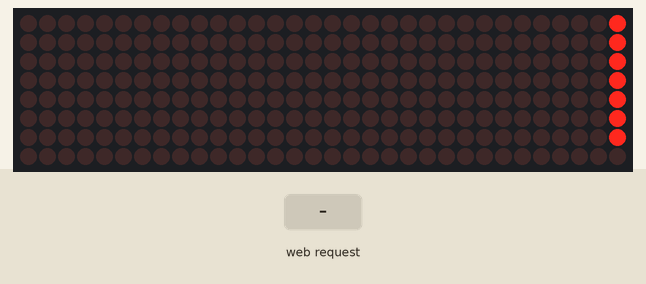
Simulated run of this sketch. Board: ESP8266 (Wemos D1 mini). Parts: 32×8 LED matrix. Inputs (shaded band) come from the test bench. What the sketch prints to the serial monitor is not drawn.

Above: at 0.1 s.
At 0.7 s:
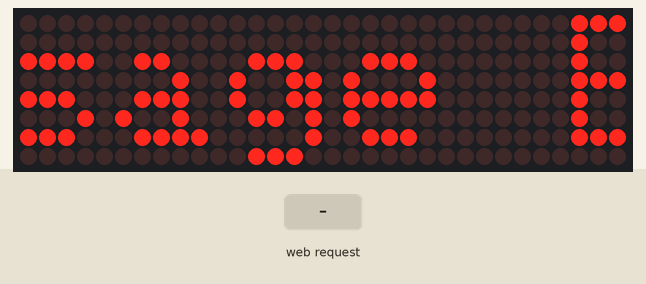
At 3.8 s:
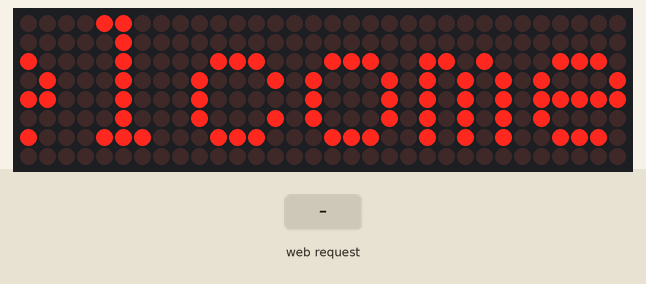
3.9 s: HTTP request GET / received
Timing chart, 0 to 6.9 s (numbered marks = the images above; inputs shaded):
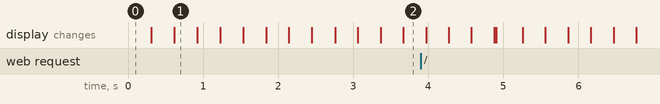

The sketch:

ESP8266_MAX7219_Message_Board_AP_02.ino
```cpp
// (licence header left out)
//################# LIBRARIES ##########################
#include <ESP8266WiFi.h>
#include <ESP8266WebServer.h>
#include <DNSServer.h>
#include <SPI.h>
#include <Adafruit_GFX.h>
#include <Max72xxPanel.h>

const char *ssid     = "Message Board";
const char *password = "";

int pinCS = D4; // Attach CS to this pin, DIN to MOSI and CLK to SCK (cf http://arduino.cc/en/Reference/SPI )
int numberOfHorizontalDisplays = 4;
int numberOfVerticalDisplays   = 1;
char time_value[20];
String message, webpage;

//################# DISPLAY CONNECTIONS ################
// LED Matrix Pin -> ESP8266 Pin
// Vcc            -> 3v  (3V on NodeMCU 3V3 on WEMOS)
// Gnd            -> Gnd (G on NodeMCU)
// DIN            -> D7  (Same Pin for WEMOS)
// CS             -> D4  (Same Pin for WEMOS)
// CLK            -> D5  (Same Pin for WEMOS)

//################ PROGRAM SETTINGS ####################
String version = "v1.0";       // Version of this program
ESP8266WebServer server(80); // Start server on port 80 (default for a web-browser, change to your requirements, e.g. 8080 if your Router uses port 80
// To access server from the outside of a WiFi network e.g. ESP8266WebServer server(8266) add a rule on your Router that forwards a
// connection request to http://your_network_ip_address:8266 to port 8266 and view your ESP server from anywhere.
// Example http://yourhome.ip:8266 will be directed to http://192.168.0.40:8266 or whatever IP address your router gives to this server
Max72xxPanel matrix = Max72xxPanel(pinCS, numberOfHorizontalDisplays, numberOfVerticalDisplays);
int wait   = 75; // In milliseconds between scroll movements
int spacer = 1;
int width  = 5 + spacer; // The font width is 5 pixels
String SITE_WIDTH =  "1000";

void setup() {
  Serial.begin(115200); // initialize serial communications
  //WiFi.softAP(ssid);
  //The network established by softAP will have default IP address of 192.168.4.1. This address may be changed using softAPConfig.
  IPAddress local_IP(192, 168, 4, 100); // Use the same adress here as defualt softAP
  IPAddress gateway(192, 168, 4, 10);
  IPAddress subnet(255, 255, 255, 0);
  Serial.print("\rSetting soft-AP configuration ... ");
  Serial.println(WiFi.softAPConfig(local_IP, gateway, subnet) ? "Ready" : "Failed!");
  WiFi.softAP(ssid);
  Serial.print(F("Use this URL to connect: http://")); Serial.println(WiFi.softAPIP().toString() + "/"); // Print the IP address

  //----------------------------------------------------------------------
  server.on("/",GetMessage);
  server.begin(); Serial.println(F("Webserver started..."));
  matrix.setIntensity(2);    // Use a value between 0 and 15 for brightness
  matrix.setRotation(0, 1);  // The first display is position upside down
  matrix.setRotation(1, 1);  // The first display is position upside down
  matrix.setRotation(2, 1);  // The first display is position upside down
  matrix.setRotation(3, 1);  // The first display is position upside down
  wait    = 25;
  message = "Message Board (C) D.L.Bird 2017";
  display_message(message); // Display the message
  wait    = 50;
  message = "Welcome...";
}

void loop() {
  server.handleClient();
  display_message(message); // Display the message
}

void display_message(String message) {
  for ( int i = 0 ; i < width * message.length() + matrix.width() - spacer; i++ ) {
    //matrix.fillScreen(LOW);
    int letter = i / width;
    int x = (matrix.width() - 1) - i % width;
    int y = (matrix.height() - 8) / 2; // center the text vertically
    while ( x + width - spacer >= 0 && letter >= 0 ) {
      if ( letter < message.length() ) {
        matrix.drawChar(x, y, message[letter], HIGH, LOW, 1); // HIGH LOW means foreground ON, background OFF, reverse these to invert the display!
      }
      letter--;
      x -= width;
    }
    matrix.write(); // Send bitmap to display
    delay(wait / 2);
  }
}

void GetMessage() {
  webpage = ""; // don't delete this command, it ensures the server works reliably!
  append_page_header();
  String IPaddress = WiFi.softAPIP().toString();
  webpage += F("<h3>Enter the message to be displayed then Enter</h3><br>");
  webpage += "<form action=\"http://" + IPaddress + "\" method=\"POST\">";
  webpage += F("Enter the required message text:<br><br><input type='text' size='50' name='message' value='' >");
  webpage += F("</form><br/><br/>");
  append_page_footer();
  server.send(200, "text/html", webpage); // Send a response to the client to enter their inputs, if needed, Enter=defaults
  Serial.println(server.args());
  Serial.println("0:"+String(server.arg(0)));
  if (server.args()) { // Arguments were received
    String Argument_Name   = server.argName(0);
    String client_response = server.arg(0);
    if (Argument_Name == "message") message = client_response;
  }
}

void append_page_header() {
  webpage  = F("<!DOCTYPE html><html><head>"); // Change lauguage (en) as required
  webpage += F("<meta http-equiv='refresh' content='60'/>"); // 60-sec refresh time
  webpage += F("<meta http-equiv='content-type' content='text/html; charset=UTF-8'/>");
  webpage += F("<title>Message Board</title><style>");
  webpage += F("body {width:");
  webpage += SITE_WIDTH;
  webpage += F("px;margin:0 auto;font-family:arial;font-size:14px;text-align:center;color:#cc66ff;background-color:#F7F2Fd;}");
  webpage += F("ul{list-style-type:none;margin:0;padding:0;overflow:hidden;background-color:#d8d8d8;font-size:14px;}");
  webpage += F("li{float:left;border-right:1px solid #bbb;}last-child {border-right:none;}");
  webpage += F("li a{display: block;padding:2px 12px;text-decoration:none;}");
  webpage += F("li a:hover{background-color:#FFFFFF;}");
  webpage += F("section {font-size:16px;}");
  webpage += F("p {background-color:#E3D1E2;font-size:16px;}");
  webpage += F("div.header,div.footer{padding:0.5em;color:white;background-color:gray;clear:left;}");
  webpage += F("h1{background-color:#d8d8d8;font-size:26px;}");
  webpage += F("h2{color:#9370DB;font-size:22px;line-height:65%;}");
  webpage += F("h3{color:#9370DB;font-size:16px;line-height:55%;}");
  webpage += F("table{font-family:arial,sans-serif;font-size:16px;border-collapse:collapse;width:100%;height:100%;}");
  webpage += F("td {border:0px solid black;text-align:center;padding:2px;}");
  webpage += F("th {border:0px solid black;text-align:center;padding:2px;font-size:22px;}");
  webpage += F(".style1 {text-align:center;font-size:50px;background-color:#D8BFD8;height:57px;}");
  webpage += F(".style2 {text-align:center;font-size:16px;background-color:#ADD8E6;color:#0066ff;height:25px;}");
  webpage += F(".style3 {text-align:center;font-size:78px;background-color:#FFE4B5;height:107px;}");
  webpage += F(".style4 {text-align:center;font-size:16px;background-color:#FFE4B5;height:30px;}");
  webpage += F(".style5 {text-align:center;font-size:20px;background-color:#D9BFD9;}");
  webpage += F(".style6 td {border:0px solid black;text-align:right;padding:0px;font-size:14px;background-color:#B0C4DE;color:#0066ff;height:20px;}");
  webpage += F(".style7 {text-align:center;font-size:12px;background-color:#F7F2Fd;width:100%;}");
  webpage += F(".style8 {text-align:center;border:0px solid black;padding:2px;color:#990099;}");
  webpage += F(".style9 {text-align:center;font-size:14px;color:blue;}");
  webpage += F("img.imgdisplay {display:block;margin-left:auto;margin-right:auto;}");
  webpage += F("sup {vertical-align:super;font-size:26px;}");
  webpage += F("sup1{vertical-align:super;font-size:10px;}");
  webpage += F("</style></head><body><h1>Message Display Board ");
  webpage += version + "</h1>";
}

void append_page_footer() { // Saves repeating many lines of code for HTML page footers
  webpage += F("<ul><li><a href='/'>Enter Message</a></li></ul>");
  webpage += "&copy;" + String(char(byte(0x40 >> 1))) + String(char(byte(0x88 >> 1))) + String(char(byte(0x5c >> 1))) + String(char(byte(0x98 >> 1))) + String(char(byte(0x5c >> 1)));
  webpage += String(char((0x84 >> 1))) + String(char(byte(0xd2 >> 1))) + String(char(0xe4 >> 1)) + String(char(0xc8 >> 1)) + String(char(byte(0x40 >> 1)));
  webpage += String(char(byte(0x64 / 2))) + String(char(byte(0x60 >> 1))) + String(char(byte(0x62 >> 1))) + String(char(0x6e >> 1)) + "</div>";
  webpage += F("</body></html>");
}
```
